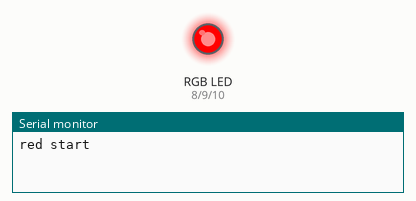
This sketch was run on a simulated Arduino Uno, built with avr-gcc and run on an emulated ATmega328P. Shown: an RGB LED mixed from three pins (HIGH = lit), the last lines printed to the serial monitor.

Above: at 0.2 s.
At 1.2 s:
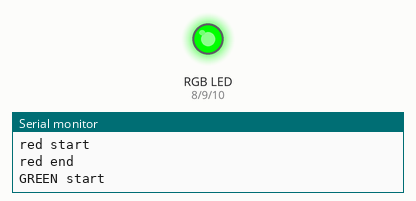
At 2.2 s:
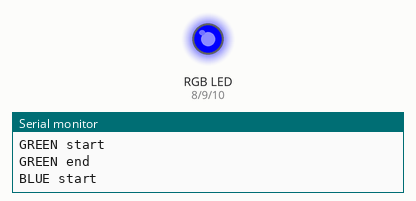
At 5.7 s:
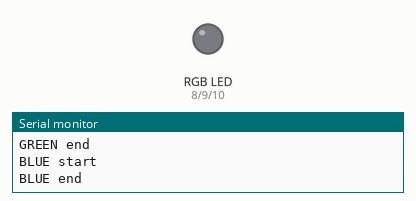
Timing chart, 0 to 6.9 s (numbered marks = the images above):
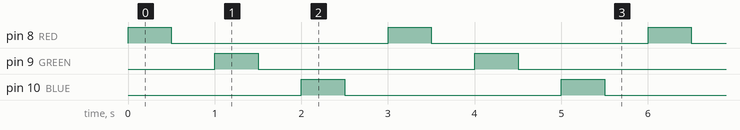

The sketch:

rgb-button.ino
```cpp
#define RED 8
#define GREEN 9
#define BLUE 10
#define BUTTON 3
int buttonPressed = 0;
void testColors(int transitionDelay = 500) {
  Serial.println("red start");
  digitalWrite(RED, HIGH);
  delay(transitionDelay);
  digitalWrite(RED, LOW);
  Serial.println("red end");
  delay(transitionDelay);
  Serial.println("GREEN start");
  digitalWrite(GREEN, HIGH);
  delay(transitionDelay);
  digitalWrite(GREEN, LOW);
  Serial.println("GREEN end");
  delay(transitionDelay);
  Serial.println("BLUE start");
  digitalWrite(BLUE, HIGH);
  delay(transitionDelay);
  digitalWrite(BLUE, LOW);
  Serial.println("BLUE end");
  delay(transitionDelay);
}

void setup() {
  pinMode(BLUE, OUTPUT);
  pinMode(GREEN, OUTPUT);
  pinMode(RED, OUTPUT);
  pinMode(BUTTON, INPUT_PULLUP);
  Serial.begin(115200);
}

void loop() {
  testColors(500);
//  buttonPressed = digitalRead(BUTTON);
//  Serial.printf("button state: %d \n", buttonPressed);
//  if (buttonPressed == LOW) {
//    digitalWrite(GREEN, HIGH);
//    digitalWrite(RED, LOW);
//  } else {
//    digitalWrite(GREEN, LOW);
//    digitalWrite(RED, HIGH);
//  }
//  delay(60);
}
```

Measured:
- by itself, pin 8 (RED), pin 9 (GREEN), pin 10 (BLUE): alternates HIGH for 0.50 s and LOW for 2.5 s
- by itself, everything shown: repeats every 3.0 s, in 6 steps
